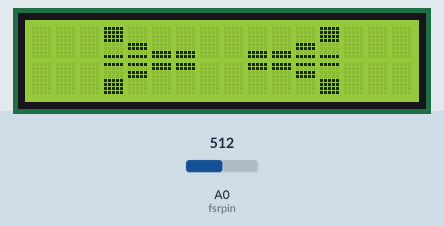
This sketch was run on a simulated Arduino Uno, built with avr-gcc and run on an emulated ATmega328P. Shown: 16×2 character LCD. Inputs (shaded band) come from the test bench; at power-on: A0 (fsrpin) = 512. Random numbers use the default seed unless the sketch sets one; what the sketch prints to the serial monitor is not drawn.

Above: at 1.2 s.
1.3 s: A0 (fsrpin) set to 43
6.1 s: A0 (fsrpin) set to 37
At 7.9 s:
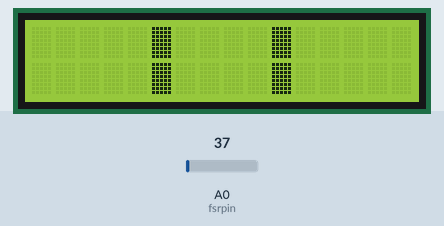
10.4 s: A0 (fsrpin) set to 122
At 10.9 s:
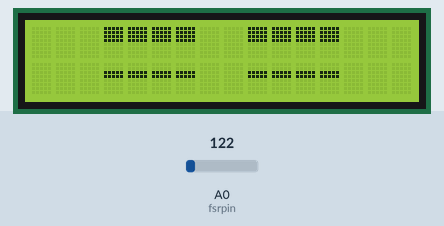
14.7 s: A0 (fsrpin) set to 30
At 17.9 s:
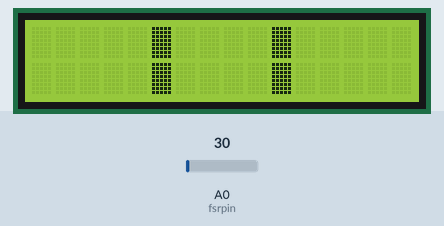
19.0 s: A0 (fsrpin) set to 50
At 19.5 s:
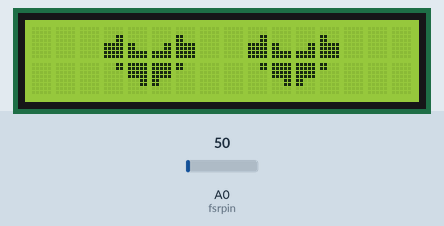
Timing chart, 0 to 22.0 s (numbered marks = the images above; inputs shaded):
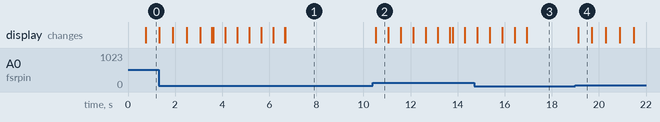

Measured:
- the behaviour switches between 41 and 40 on A0 (fsrpin) (found by bisection; images 0 and 1)
- after the input at 10.4 s, the display: changes after 0.12 s (image 2)
- after the input at 19.0 s, the display: changes after 0.12 s (image 4)
- what the display in image 2 shows lasts 0.5 s, from 10.5 s to 11.0 s
- what the display in image 4 shows lasts 0.6 s, from 19.1 s to 19.7 s

The sketch:

UselessCryBaby.ino
```cpp
#include <LiquidCrystal_I2C.h>
#define fsrpin A0

int fsrreading;
LiquidCrystal_I2C lcd(0x3F,16,2);  // set the LCD address to 0x3F for a 16 chars and 2 line display
int randNumber = 5;
int seconds;
int counter;
int previous = 0;
int animateTime = 3;
int comp;
int delayTime = 500;

byte cry11[] = {
  B11111,
  B11111,
  B11111,
  B11111,
  B00000,
  B00000,
  B00000,
  B00000
};

byte cry12[] = {
  B11111,
  B11111,
  B11111,
  B11111,
  B11111,
  B11111,
  B11111,
  B11111
};

byte cry21[] = {
  B11111,
  B11111,
  B11111,
  B11111,
  B00000,
  B00000,
  B00000,
  B00000
};

byte cry22[] = {
  B00000,
  B00000,
  B00000,
  B00000,
  B11111,
  B11111,
  B11111,
  B11111
};

byte angry11[] = {
  B00000,
  B00000,
  B00000,
  B00000,
  B11111,
  B11111,
  B11111,
  B11111
};

byte angry12[] = {
  B00000,
  B00000,
  B11111,
  B11111,
  B00000,
  B00000,
  B00000,
  B00000
};

byte angry21[] = {
  B11111,
  B11111,
  B00000,
  B00000,
  B00000,
  B00000,
  B00000,
  B00000
};

byte angry22[] = {
  B11111,
  B11111,
  B11111,
  B11111,
  B00000,
  B00000,
  B00000,
  B00000
};

byte angry23[] = {
  B00000,
  B00000,
  B11111,
  B11111,
  B11111,
  B11111,
  B00000,
  B00000
};

byte angry24[] = {
  B00000,
  B00000,
  B00000,
  B00000,
  B11111,
  B11111,
  B11111,
  B11111
};

byte angry25[] = {
  B00000,
  B00000,
  B00000,
  B00000,
  B00010,
  B00010,
  B00010,
  B00010
};
byte angry26[] = {
  B00000,
  B00000,
  B00000,
  B00000,
  B01000,
  B01000,
  B01000,
  B01000
};

byte angry27[] = {
  B11111,
  B11111,
  B11111,
  B11111,
  B00000,
  B00000,
  B00000,
  B00000
};

byte happy11[] = {
  B11111,
  B11111,
  B00000,
  B00000,
  B00000,
  B00000,
  B00011,
  B00011
};

byte happy12[] = {
  B00000,
  B11111,
  B11111,
  B00000,
  B11111,
  B11111,
  B11111,
  B11111
};

byte happy13[] = {
  B00000,
  B00000,
  B11111,
  B11111,
  B00000,
  B00000,
  B11000,
  B11000
};
byte happy14[] = {
  B00000,
  B00000,
  B11111,
  B11111,
  B00000,
  B00000,
  B00011,
  B00011
};
byte happy15[] = {
  B11111,
  B11111,
  B00000,
  B00000,
  B00000,
  B00000,
  B11000,
  B11000
};
byte happy16[] = {
  B11111,
  B11111,
  B11111,
  B11111,
  B00011,
  B00011,
  B00000,
  B00000
};
byte happy17[] = {
  B00000,
  B00000,
  B00000,
  B00000,
  B11111,
  B11111,
  B11111,
  B11111
};
byte happy18[] = {
  B11111,
  B11111,
  B11111,
  B11111,
  B11000,
  B11000,
  B00000,
  B00000
};
byte happy21[] = {
  B11111,
  B11111,
  B11111,
  B11111,
  B00000,
  B00000,
  B00000,
  B11111
};
byte happy22[] = {
  B00000,
  B00000,
  B00000,
  B00000,
  B11111,
  B11111,
  B00000,
  B11111
};
byte happy23[] = {
  B00000,
  B00000,
  B00000,
  B00000,
  B00000,
  B00000,
  B11111,
  B11111
};
byte happy24[] = {
  B11111,
  B00000,
  B00000,
  B00000,
  B11111,
  B11111,
  B11111,
  B11111
};
byte happy25[] = {
  B11111,
  B00000,
  B11111,
  B11111,
  B00000,
  B00000,
  B00000,
  B00000
};
byte happy26[] = {
  B11111,
  B11111,
  B00000,
  B00000,
  B00000,
  B00000,
  B00000,
  B00000
};

byte smile11[] = {
  B00000,
  B00000,
  B11111,
  B11111,
  B00000,
  B00000,
  B00000,
  B00000
};
byte smile12[] = {
  B11111,
  B11111,
  B00000,
  B00000,
  B00000,
  B00000,
  B11111,
  B11111
};
byte smile13[] = {
  B11111,
  B11111,
  B11111,
  B11111,
  B00000,
  B00000,
  B00000,
  B00000
};
byte smile14[] = {
  B11111,
  B11111,
  B00000,
  B00000,
  B00000,
  B00000,
  B00000,
  B00000
};

byte smile21[] = {
  B00000,
  B00000,
  B11111,
  B11111,
  B00000,
  B00000,
  B11111,
  B11111
};
byte smile22[] = {
  B11111,
  B11111,
  B00000,
  B00000,
  B11111,
  B11111,
  B11111,
  B11111
};
byte smile23[] = {
  B11111,
  B11111,
  B00000,
  B00000,
  B11111,
  B11111,
  B00000,
  B00000
};
byte smile24[] = {
  B11111,
  B11111,
  B11111,
  B11111,
  B11111,
  B11111,
  B00000,
  B00000
};
byte smile25[] = {
B00000,
  B00000,
  B11111,
  B11111,
  B11111,
  B11111,
  B11111,
  B11111
};
byte smile26[] = {
  B11111,
  B11111,
  B00000,
  B00000,
  B00000,
  B00000,
  B11111,
  B11111
};
byte heart11[] = {
  B00000,
  B00000,
  B00011,
  B00011,
  B11111,
  B11111,
  B11111,
  B11111
};
byte heart12[] = {
  B00000,
  B00000,
  B00000,
  B00000,
  B11000,
  B11000,
  B11111,
  B11111
};
byte heart13[] = {
  B00000,
  B00000,
  B00000,
  B00000,
  B00011,
  B00011,
  B11111,
  B11111
};
byte heart14[] = {
  B00000,
  B00000,
  B11000,
  B11000,
  B11111,
  B11111,
  B11111,
  B11111
};
byte heart15[] = {
  B00011,
  B00011,
  B00000,
  B00000,
  B00000,
  B00000,
  B00000,
  B00000
};
byte heart16[] = {
  B11111,
  B11111,
  B11111,
  B11111,
  B00011,
  B00011,
  B00000,
  B00000
};
byte heart17[] = {
  B11111,
  B11111,
  B11111,
  B11111,
  B11000,
  B11000,
  B00000,
  B00000
};
byte heart18[] = {
  B11000,
  B11000,
  B00000,
  B00000,
  B00000,
  B00000,
  B00000,
  B00000
};
byte heart21[] = {
  B00000,
  B00000,
  B00000,
  B00000,
  B00011,
  B00011,
  B00011,
  B00011
};
byte heart22[] = {
  B00111,
  B00111,
  B11111,
  B11111,
  B11111,
  B11111,
  B11111,
  B11111
};
byte heart23[] = {
  B00000,
  B00000,
  B11000,
  B11000,
  B11111,
  B11111,
  B11111,
  B11111
};
byte heart24[] = {
  B00000,
  B00000,
  B00011,
  B00011,
  B11111,
  B11111,
  B11111,
  B11111
};
byte heart25[] = {
  B11100,
  B11100,
  B11111,
  B11111,
  B11111,
  B11111,
  B11111,
  B11111
};
byte heart26[] = {
  B00000,
  B00000,
  B00000,
  B00000,
  B11000,
  B11000,
  B11000,
  B11000
};
byte heart27[] = {
  B11111,
  B11111,
  B00011,
  B00011,
  B00000,
  B00000,
  B00000,
  B00000
};
byte heart28[] = {
  B11111,
  B11111,
  B11111,
  B11111,
  B11111,
  B11111,
  B00011,
  B00011
};
byte heart29[] = {
  B11111,
  B11111,
  B11111,
  B11111,
  B11111,
  B11111,
  B11000,
  B11000
};
byte heart210[] = {
  B11111,
  B11111,
  B11000,
  B11000,
  B00000,
  B00000,
  B00000,
  B00000
};

void heart(){
  for (int i=0; i < animateTime; i++)
 {
  lcd.clear();
  lcd.createChar(1, heart11);
  lcd.createChar(2, heart12);
  lcd.createChar(3, heart13);
  lcd.createChar(4, heart14);
  lcd.createChar(5, heart15);
  lcd.createChar(6, heart16);
  lcd.createChar(7, heart17);
  lcd.createChar(8, heart18);
  //(3,0) && (9,0)
  lcd.setCursor(3,0);
  lcd.write(1);
  lcd.setCursor(9,0);
  lcd.write(1);
  //(4,0) && (10,0)
  lcd.setCursor(4,0);
  lcd.write(2);
  lcd.setCursor(10,0);
  lcd.write(2);
  //(5,0) && (11,0)
  lcd.setCursor(5,0);
  lcd.write(3);
  lcd.setCursor(11,0);
  lcd.write(3);
  //(6,0) && (12,0)
  lcd.setCursor(6,0);
  lcd.write(4);
  lcd.setCursor(12,0);
  lcd.write(4);
  //(3,1) && (9,1)
  lcd.setCursor(3,1);
  lcd.write(5);
  lcd.setCursor(9,1);
  lcd.write(5);
  //(4,1) && (10,1)
  lcd.setCursor(4,1);
  lcd.write(6);
  lcd.setCursor(10,1);
  lcd.write(6);
  //(5,1) && (11,1)
  lcd.setCursor(5,1);
  lcd.write(7);
  lcd.setCursor(11,1);
  lcd.write(7);
  //(6,1) && (12,1)
  lcd.setCursor(6,1);
  lcd.write(8);
  lcd.setCursor(12,1);
  lcd.write(8);
  delay(delayTime);

  lcd.clear();
//  lcd.createChar(1, heart21);
  lcd.createChar(1, heart22);
  lcd.createChar(2, heart23);
  lcd.createChar(3, heart24);
  lcd.createChar(4, heart25);
//  lcd.createChar(6, heart26);
  lcd.createChar(5, heart27);
  lcd.createChar(6, heart28);
  lcd.createChar(7, heart29);
  lcd.createChar(8, heart210);
//  //(2,0) & (8,0)
//  lcd.setCursor(2,0);
//  lcd.write(1);
//  lcd.setCursor(8,0);
//  lcd.write(1);
  //(4,0) & (9,0)
  lcd.setCursor(3,0);
  lcd.write(1);
  lcd.setCursor(9,0);
  lcd.write(1);
  //(5,0) & (10,0)
  lcd.setCursor(4,0);
  lcd.write(2);
  lcd.setCursor(10,0);
  lcd.write(2);
  //(6,0) & (11,0)
  lcd.setCursor(5,0);
  lcd.write(3);
  lcd.setCursor(11,0);
  lcd.write(3);
  //(7,0) & (12,0)
  lcd.setCursor(6,0);
  lcd.write(4);
  lcd.setCursor(12,0);
  lcd.write(4);
  //(8,0) & (13,0)
//  lcd.setCursor(7,0);
//  lcd.write(6);
//  lcd.setCursor(13,0);
//  lcd.write(6);

  //(3,1) && (9,1)
  lcd.setCursor(3,1);
  lcd.write(5);
  lcd.setCursor(9,1);
  lcd.write(5);
  //(4,1) && (10,1)
  lcd.setCursor(4,1);
  lcd.write(6);
  lcd.setCursor(10,1);
  lcd.write(6);
  //(5,1) && (11,1)
  lcd.setCursor(5,1);
  lcd.write(7);
  lcd.setCursor(11,1);
  lcd.write(7);
  //(6,1) && (12,1)
  lcd.setCursor(6,1);
  lcd.write(8);
  lcd.setCursor(12,1);
  lcd.write(8);
  delay(delayTime);
  }
}

void smileyFace(){
  for (int i=0; i < animateTime; i++)
 {
  lcd.clear();
  lcd.createChar(1, smile11);
  lcd.createChar(2, smile12);
  lcd.createChar(3, smile13);
  lcd.createChar(4, smile14);
  //(3,0) & (6,0) && (9,0) & (12,0)
  lcd.setCursor(3,0);
  lcd.write(1);
  lcd.setCursor(6,0);
  lcd.write(1);
  lcd.setCursor(9,0);
  lcd.write(1);
  lcd.setCursor(12,0);
  lcd.write(1);
  //(4,0) & (5,0) && (10,0) & (11,0)
  lcd.setCursor(4,0);
  lcd.write(2);
  lcd.setCursor(5,0);
  lcd.write(2);
  lcd.setCursor(10,0);
  lcd.write(2);
  lcd.setCursor(11,0);
  lcd.write(2);
  //(3,1) & (6,1) && (9,1) & (12,1)
  lcd.setCursor(3,1);
  lcd.write(3);
  lcd.setCursor(6,1);
  lcd.write(3);
  lcd.setCursor(9,1);
  lcd.write(3);
  lcd.setCursor(12,1);
  lcd.write(3);
  //(4,1) & (5,1) && (10,1) & (11,1)
  lcd.setCursor(4,1);
  lcd.write(4);
  lcd.setCursor(5,1);
  lcd.write(4);
  lcd.setCursor(10,1);
  lcd.write(4);
  lcd.setCursor(11,1);
  lcd.write(4);
  delay(delayTime);

  lcd.createChar(1, smile21);
  lcd.createChar(2, smile22);
  lcd.createChar(3, smile23);
  lcd.createChar(4, smile24);
  lcd.createChar(5, smile25);
  lcd.createChar(6, smile26);
  //(3,0) & (6,0) && (9,0) & (12,0)
  lcd.setCursor(3,0);
  lcd.write(1);
  lcd.setCursor(6,0);
  lcd.write(1);
  lcd.setCursor(9,0);
  lcd.write(1);
  lcd.setCursor(12,0);
  lcd.write(1);
  //(4,0) && (10,0)
  lcd.setCursor(4,0);
  lcd.write(2);
  lcd.setCursor(10,0);
  lcd.write(2);
  //(5,0) && (11,0)
  lcd.setCursor(5,0);
  lcd.write(3);
  lcd.setCursor(11,0);
  lcd.write(3);
  //(3,1) & (6,1) && (9,1) & (12,1)
  lcd.setCursor(3,1);
  lcd.write(4);
  lcd.setCursor(6,1);
  lcd.write(4);
  lcd.setCursor(9,1);
  lcd.write(4);
  lcd.setCursor(12,1);
  lcd.write(4);
  //(4,1)&& (10,1)
  lcd.setCursor(4,1);
  lcd.write(5);
  lcd.setCursor(10,1);
  lcd.write(5);
  //(5,1) && (11,1)
  lcd.setCursor(5,1);
  lcd.write(6);
  lcd.setCursor(11,1);
  lcd.write(6);
  delay(delayTime);
 }
}

void happyFace(){
 for (int i=0; i < animateTime; i++)
 {
  lcd.clear();
  lcd.createChar(1, happy11);
  lcd.createChar(2, happy12);
  lcd.createChar(3, happy13);
  lcd.createChar(4, happy14);
  lcd.createChar(5, happy15);
  lcd.createChar(6, happy16);
  lcd.createChar(7, happy17);
  lcd.createChar(8, happy18);
  //(4,0)
  lcd.setCursor(4,0);
  lcd.write(1);
  //(5,0) & (11,0)
  lcd.setCursor(10,0);
  lcd.write(2);
  lcd.setCursor(5,0);
  lcd.write(2);
  //(6,0)
  lcd.setCursor(6,0);
  lcd.write(3);
  //(9,0)
  lcd.setCursor(9,0);
  lcd.write(4);
  //(11,0)
  lcd.setCursor(11,0);
  lcd.write(5);
  //(4,1) & (9,1)
  lcd.setCursor(4,1);
  lcd.write(6);
  lcd.setCursor(9,1);
  lcd.write(6);
  //(5,1) & (10,1)
  lcd.setCursor(5,1);
  lcd.write(7);
  lcd.setCursor(10,1);
  lcd.write(7);
  //(6,1) & (11,1)
  lcd.setCursor(6,1);
  lcd.write(8);
  lcd.setCursor(11,1);
  lcd.write(8);
  delay(delayTime);

  lcd.clear();
  lcd.createChar(1, happy21);
  lcd.createChar(2, happy22);
  lcd.createChar(3, happy23);
  lcd.createChar(4, happy24);
  lcd.createChar(5, happy25);
  lcd.createChar(6, happy26);

  //(3,0) & (12,0)
  lcd.setCursor(3,0);
  lcd.write(1);
  lcd.setCursor(12,0);
  lcd.write(1);
  //(4,0) & (11,0)
  lcd.setCursor(4,0);
  lcd.write(2);
  lcd.setCursor(11,0);
  lcd.write(2);
  //(5,0) & (6,0) && (9,0) & (10,0)
  lcd.setCursor(5,0);
  lcd.write(3);
  lcd.setCursor(6,0);
  lcd.write(3);
  lcd.setCursor(9,0);
  lcd.write(3);
  lcd.setCursor(10,0);
  lcd.write(3);
  //(3,1) & (12,1)
  lcd.setCursor(3,1);
  lcd.write(4);
  lcd.setCursor(12,1);
  lcd.write(4);
  //(4,1) & (11,1)
  lcd.setCursor(4,1);
  lcd.write(5);
  lcd.setCursor(11,1);
  lcd.write(5);
  //(5,1) & (6,1) && (9,1) & (10,1)
  lcd.setCursor(5,1);
  lcd.write(6);
  lcd.setCursor(6,1);
  lcd.write(6);
  lcd.setCursor(9,1);
  lcd.write(6);
  lcd.setCursor(10,1);
  lcd.write(6);
  delay(delayTime);
 }
}
void angryFace(){
  lcd.createChar(4, angry11);
  lcd.createChar(5, angry12);
  lcd.createChar(6, angry21);
  lcd.createChar(7, angry22);
  lcd.createChar(8, angry23);
  lcd.createChar(9, angry24);
  lcd.createChar(10, angry25);
  lcd.createChar(11, angry26);
  lcd.createChar(12, angry27);


 for (int i=0; i < animateTime; i++)
    {
      lcd.clear();
      //(3,0) & (4,0) & (5,0) & (6,0) && (9,0) & (10,0) & (11,0) & (12,0)
      lcd.setCursor(3,0);
      lcd.write(4);
       lcd.setCursor(4,0);
      lcd.write(4);
       lcd.setCursor(5,0);
      lcd.write(4);
       lcd.setCursor(6,0);
      lcd.write(4);
       lcd.setCursor(9,0);
      lcd.write(4);
       lcd.setCursor(10,0);
      lcd.write(4);
       lcd.setCursor(11,0);
      lcd.write(4);
       lcd.setCursor(12,0);
      lcd.write(4);

      //(3,1) & (4,1) & (5,1) & (6,1) && (9,1) & (10,1) & (11,1) & (12,1)
       lcd.setCursor(3,1);
      lcd.write(5);
       lcd.setCursor(4,1);
      lcd.write(5);
       lcd.setCursor(5,1);
      lcd.write(5);
       lcd.setCursor(6,1);
      lcd.write(5);
       lcd.setCursor(9,1);
      lcd.write(5);
       lcd.setCursor(10,1);
      lcd.write(5);
       lcd.setCursor(11,1);
      lcd.write(5);
       lcd.setCursor(12,1);
      lcd.write(5);
      delay(delayTime);

  //(3,0) & (12,0)
  lcd.setCursor(3,0);
  lcd.write(6);
   lcd.setCursor(12,0);
  lcd.write(6);

  // (4,0) & (11,0) && (4,1) & (11,1)
   lcd.setCursor(4,0);
  lcd.write(7);
  lcd.setCursor(11,0);
  lcd.write(7);
  lcd.setCursor(4,1);
  lcd.write(7);
  lcd.setCursor(11,1);
  lcd.write(7);

  //(5,0) & (10,0)
  lcd.setCursor(10,0);
  lcd.write(8);
  lcd.setCursor(5,0);
  lcd.write(8);

  //(6,0) & (9,0)
  lcd.setCursor(6,0);
  lcd.write(9);
  lcd.setCursor(9,0);
  lcd.write(9);
  //(7,0)
  lcd.setCursor(7,0);
  lcd.write(10);
  //(8,0)
  lcd.setCursor(8,0);
  lcd.write(11);
  //(4,1) & (11,1)
  lcd.setCursor(4,1);
  lcd.write(12);
  lcd.setCursor(11,1);
  lcd.write(12);
  delay(delayTime);
    }

}

void cryingFace(){
  lcd.createChar(0, cry11);
  lcd.createChar(1, cry12);
  lcd.createChar(2, cry21);
  lcd.createChar(3, cry22);

  for (int i=0; i < animateTime; i++)
    {
      lcd.clear();
       // (4,0) & (6,0) & (9,0) & (11,0)
      lcd.setCursor(4,0);
      lcd.write(0);
       lcd.setCursor(6,0);
      lcd.write(0);
       lcd.setCursor(9,0);
      lcd.write(0);
       lcd.setCursor(11,0);
      lcd.write(0);
      //(5,0) & (10,0)
      lcd.setCursor(5,0);
      lcd.write(1);
      lcd.setCursor(10,0);
      lcd.write(1);
      delay(delayTime);

      //(5,1)&(10,1)
      lcd.setCursor(5,1);
      lcd.write(3);
      lcd.setCursor(10,1);
      lcd.write(3);
      delay(delayTime);
    }
}


//draw a random action
void randomAction(){
  randNumber = random(1,6);

  switch (randNumber) {
    case 1:
      heart();
      Serial.println("heart");
      break;
     case 2:
      smileyFace();
      Serial.println("simley");
      break;
     case 3:
      happyFace();
      Serial.println("happy");
      break;
    case 4:
      angryFace();
      Serial.println("angry");
      break;
    default:
      cryingFace();
      Serial.println("crying");
      break;
  }
  randNumber = 5;
}


/////////////////////////////////////////////////////


int touchSensor(){
   comp = analogRead(A0);
   comp = map(comp, 0, 1023, 1023, 0);
   Serial.print("Reading =");
   Serial.println(comp);
   return comp;
}


void setup() {
  Serial.begin(9600);
  lcd.init();
  lcd.clear();
  lcd.backlight();

//
//  // Print a message on both lines of the LCD.
//  lcd.setCursor(2,0);   //Set cursor to character 2 on line 0
//  lcd.print("Hello world!");
}

void loop() {
//  cryingFace();
    // (4,0) & (6,0) & (9,0) & (11,0)
    lcd.createChar(1, cry12);
    //(5,0) & (10,0)
    lcd.setCursor(5,0);
    lcd.write(1);
    lcd.setCursor(10,0);
    lcd.write(1);
    lcd.setCursor(5,1);
    lcd.write(1);
    lcd.setCursor(10,1);
    lcd.write(1);
  fsrreading = analogRead(fsrpin);
  // Print the fsrreading in the serial monitor:
  // Print the string "Analog reading = ".
  Serial.print("Analog reading = ");
  // Print the fsrreading:
  Serial.println(fsrreading);

  if (fsrreading > 40) {
    Serial.println("touch");
    lcd.clear();
    randomAction();
    lcd.clear();
  }

//  if(touchSensor() <= 50 ){
//    randomAction();
//  }
//  delay(1000);
}
```
